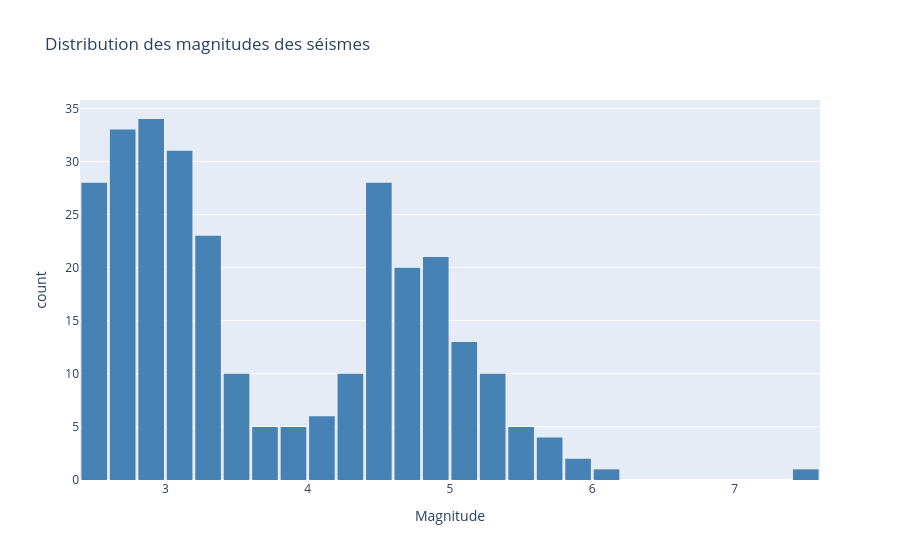
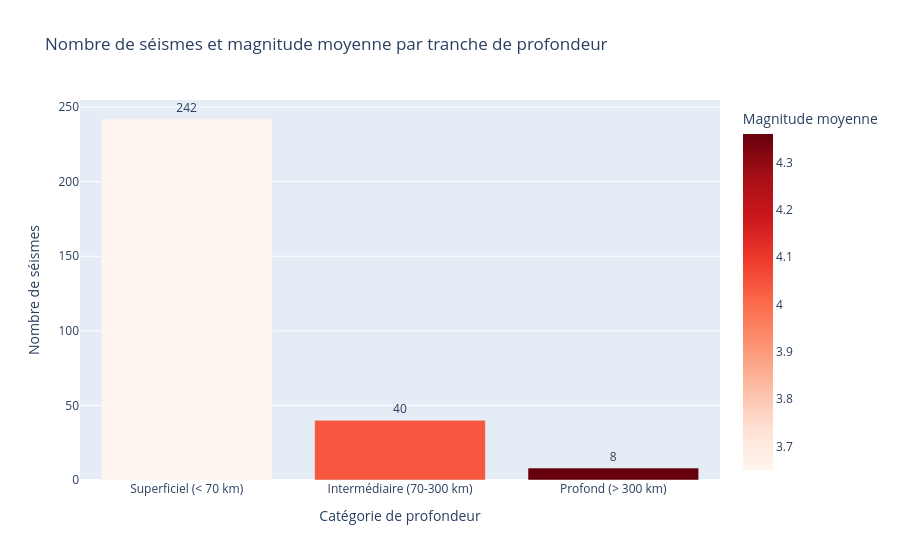
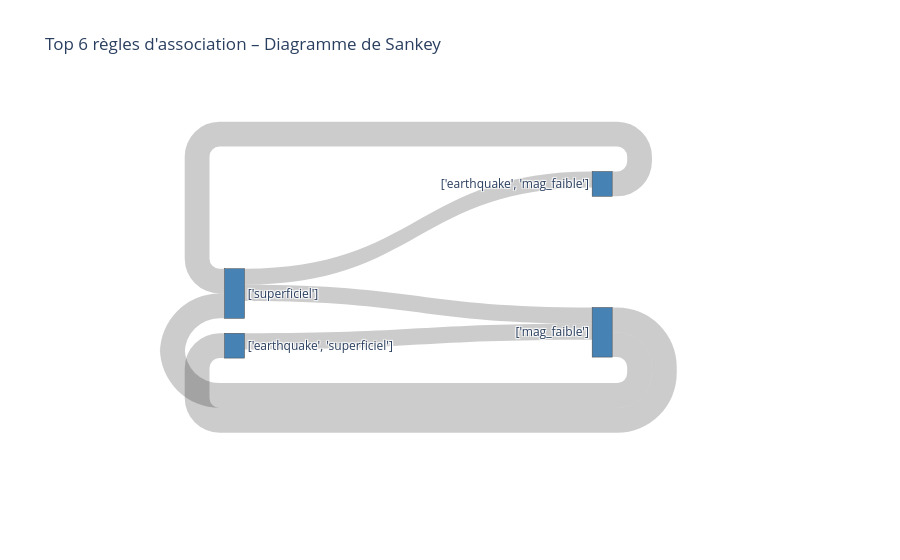
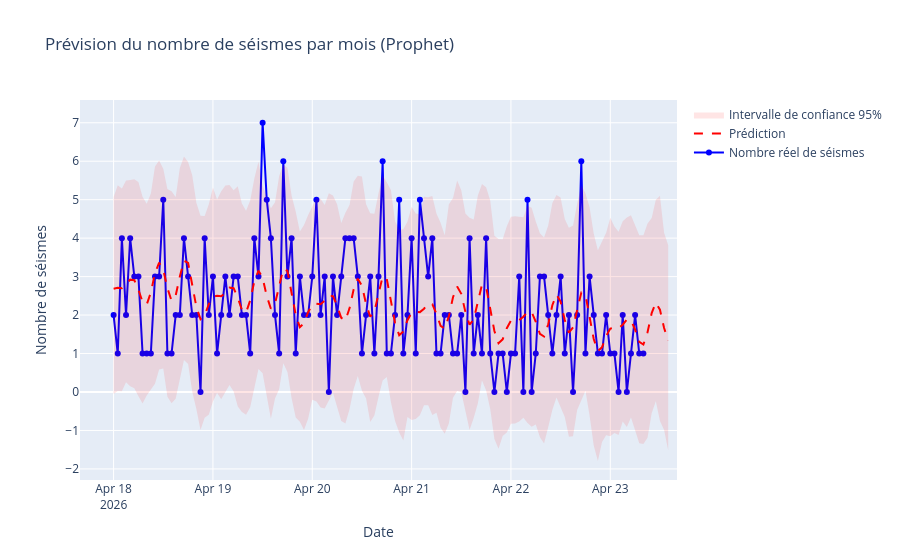

Notebook code for these charts, in order:
### Markdown cell above
### Appel des fonctions

### Code cell
def main():
    """
    Fonction principale qui orchestre l'ensemble du projet.
    Elle appelle toutes les fonctions dans l'ordre logique du KDD process.
    Input  : None
    Output : None
    """
    
    # -------------------------------------------------------
    # PARTIE 1 — Chargement et exploration des données
    # -------------------------------------------------------
    print("=" * 50)
    print("PARTIE 1 — Exploration des données")
    print("=" * 50)
    
    df = load_data("/Users/sarahchammari/Desktop/Projet data analysis/query (1).csv")
    explore_structure(df)
    explore_missing(df)
    explore_ranges(df)
    plot_magnitude_distribution(df)
# -------------------------------------------------------
    # PARTIE 2 — Requêtes
    # -------------------------------------------------------
    print("\n" + "=" * 50)
    print("REQUÊTE 1 — Agrégation par tranche de profondeur")
    print("=" * 50)
    result_q1 = query_groupby(df)
    print(result_q1)
    plot_groupby(result_q1)

    # query_frequent_patterns(df) (Requête 2) 
    
    print("\n" + "=" * 50)
    print("REQUÊTE 2 — Fouille de motifs fréquents (Apriori)")
    print("=" * 50)
    rules_q2 = query_frequent_patterns(df, min_support=0.1)
    print(rules_q2[['antecedents', 'consequents', 'support', 'confidence', 'lift']].head(10))
    plot_frequent_patterns(rules_q2)
    plot_frequent_patterns_sankey(rules_q2) 
    
    # query_temporal(df)            ← Requête 3

    print("\n" + "=" * 50)
    print("REQUÊTE 3 — Analyse temporelle (Prophet)")
    print("=" * 50)
    model_q3, prediction_q3, serie_q3 = query_temporal(df, periods=6)
    print(prediction_q3[['ds', 'yhat', 'yhat_lower', 'yhat_upper']].tail(6))
    plot_temporal(prediction_q3, serie_q3)
    
    # query_spatial(df)             ← Requête 4 

    print("\n" + "=" * 50)
    print("REQUÊTE 4 — Analyse spatiale (K-Means)")
    print("=" * 50)
    data_q4 = query_spatial(df, n_clusters=5)
    print(data_q4['cluster'].value_counts())
    plot_spatial(data_q4)    
    
    # -------------------------------------------------------
    # PARTIE 3 — Dashboard
    # -------------------------------------------------------
    # build_dashboard(df)
    export_dashboard_html(result_q1, rules_q2, prediction_q3, serie_q3, data_q4)

main()

### Figure 1 — Plotly figure (JSON) as saved in the notebook; plotly's stock layout.template omitted (floating-point values rounded to 4 significant figures; data arrays with more than 128 entries replaced by an {"elided": "..."} marker saying what was removed)
{"data": [{"bingroup": "x", "hovertemplate": "Magnitude=%{x}<br>count=%{y}<extra></extra>", "legendgroup": "", "marker": {"color": "steelblue", "pattern": {"shape": ""}}, "name": "", "nbinsx": 40, "orientation": "v", "showlegend": false, "type": "histogram", "x": {"elided": "290 float values"}, "xaxis": "x", "yaxis": "y"}], "layout": {"bargap": 0.1, "barmode": "relative", "legend": {"tracegroupgap": 0}, "title": {"text": "Distribution des magnitudes des séismes"}, "xaxis": {"anchor": "y", "domain": [0, 1], "title": {"text": "Magnitude"}}, "yaxis": {"anchor": "x", "domain": [0, 1], "title": {"text": "count"}}}}

### Figure 2 — Plotly figure (JSON) as saved in the notebook; plotly's stock layout.template omitted (floating-point values rounded to 4 significant figures)
{"data": [{"hovertemplate": "Catégorie de profondeur=%{x}<br>Nombre de séismes=%{text}<br>Magnitude moyenne=%{marker.color}<extra></extra>", "legendgroup": "", "marker": {"color": [3.65, 4.04, 4.36], "coloraxis": "coloraxis", "pattern": {"shape": ""}}, "name": "", "orientation": "v", "showlegend": false, "text": [242.0, 40.0, 8.0], "textposition": "outside", "type": "bar", "x": ["Superficiel (< 70 km)", "Intermédiaire (70-300 km)", "Profond (> 300 km)"], "xaxis": "x", "y": [242, 40, 8], "yaxis": "y"}], "layout": {"barmode": "relative", "coloraxis": {"colorbar": {"title": {"text": "Magnitude moyenne"}}, "colorscale": [[0, "rgb(255,245,240)"], [0.125, "rgb(254,224,210)"], [0.25, "rgb(252,187,161)"], [0.375, "rgb(252,146,114)"], [0.5, "rgb(251,106,74)"], [0.625, "rgb(239,59,44)"], [0.75, "rgb(203,24,29)"], [0.875, "rgb(165,15,21)"], [1, "rgb(103,0,13)"]]}, "legend": {"tracegroupgap": 0}, "title": {"text": "Nombre de séismes et magnitude moyenne par tranche de profondeur"}, "xaxis": {"anchor": "y", "domain": [0, 1], "title": {"text": "Catégorie de profondeur"}}, "yaxis": {"anchor": "x", "domain": [0, 1], "title": {"text": "Nombre de séismes"}}}}

### Figure 3 — Plotly figure (JSON) as saved in the notebook; plotly's stock layout.template omitted (floating-point values rounded to 4 significant figures)
{"data": [{"link": {"source": [0, 0, 1, 3, 2, 3], "target": [2, 3, 3, 1, 0, 0], "value": [0.595, 0.595, 0.595, 0.9172, 0.9172, 0.9172]}, "node": {"color": "steelblue", "label": ["['superficiel']", "['earthquake', 'superficiel']", "['earthquake', 'mag_faible']", "['mag_faible']"], "pad": 15, "thickness": 20}, "type": "sankey"}], "layout": {"font": {"size": 12}, "title": {"text": "Top 6 règles d'association – Diagramme de Sankey"}}}

### Figure 4 — Plotly figure (JSON) as saved in the notebook; plotly's stock layout.template omitted (floating-point values rounded to 4 significant figures; data arrays with more than 128 entries replaced by an {"elided": "..."} marker saying what was removed)
{"data": [{"line": {"color": "blue"}, "mode": "lines+markers", "name": "Nombre réel de séismes", "type": "scatter", "x": {"elided": "129 str values"}, "y": {"elided": "129 int values"}}, {"line": {"color": "red", "dash": "dash"}, "mode": "lines", "name": "Prédiction", "type": "scatter", "x": {"elided": "135 str values"}, "y": {"elided": "135 float values"}}, {"line": {"width": 0}, "mode": "lines", "showlegend": false, "type": "scatter", "x": {"elided": "135 str values"}, "y": {"elided": "135 float values"}}, {"fill": "tonexty", "fillcolor": "rgba(255,0,0,0.1)", "line": {"width": 0}, "mode": "lines", "name": "Intervalle de confiance 95%", "type": "scatter", "x": {"elided": "135 str values"}, "y": {"elided": "135 float values"}}], "layout": {"title": {"text": "Prévision du nombre de séismes par mois (Prophet)"}, "xaxis": {"title": {"text": "Date"}}, "yaxis": {"title": {"text": "Nombre de séismes"}}}}
